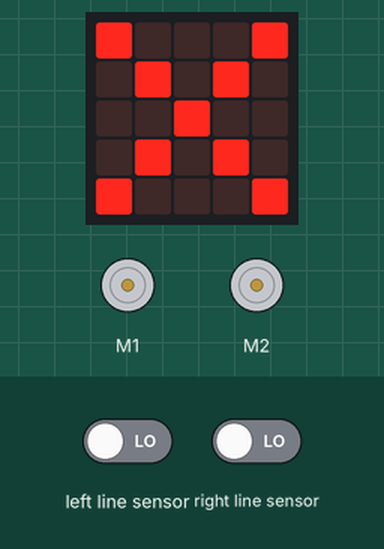
A program run on a simulated BBC micro:bit (MakeCode). Shown: the board's 5×5 LED display, 2 × DC motor (green arrow = forward, orange = backward, longer = faster). The inputs (shaded band) are chosen by the test bench; at power-on: left line sensor LOW, right line sensor LOW.

Above: at 0.1 s.
2.9 s: left line sensor driven HIGH
At 3.8 s:
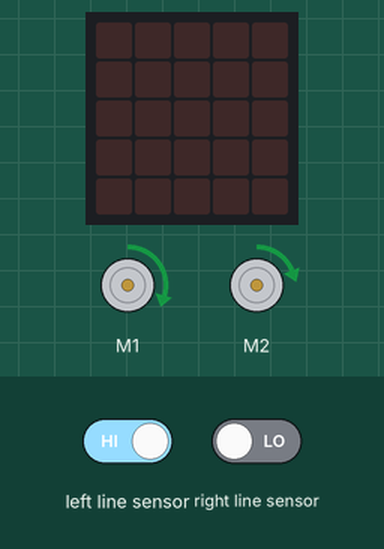
4.4 s: right line sensor driven HIGH
6.5 s: left line sensor driven LOW
8.1 s: right line sensor driven LOW
At 9.2 s:
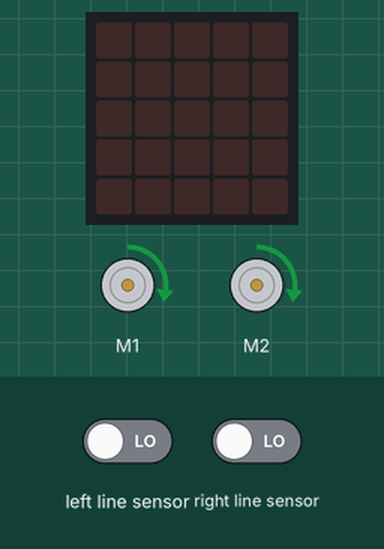
Timing chart, 0 to 10.6 s (numbered marks = the images above; inputs shaded):
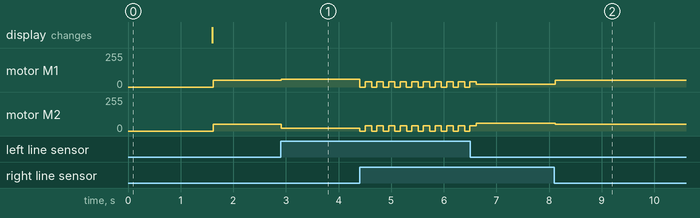

The program:

main.ts
```typescript
basic.showIcon(IconNames.No)
basic.pause(1000)
basic.clearScreen()
led.enable(false)
basic.forever(function () {
    if (maqueen.readPatrol(maqueen.Patrol.PatrolLeft) == 0 && maqueen.readPatrol(maqueen.Patrol.PatrolRight) == 0) {
        maqueen.motorRun(maqueen.Motors.All, maqueen.Dir.CW, 50)
    } else if (maqueen.readPatrol(maqueen.Patrol.PatrolLeft) == 1 && maqueen.readPatrol(maqueen.Patrol.PatrolRight) == 0) {
        maqueen.motorRun(maqueen.Motors.M1, maqueen.Dir.CW, 60)
        maqueen.motorRun(maqueen.Motors.M2, maqueen.Dir.CW, 20)
    } else if (maqueen.readPatrol(maqueen.Patrol.PatrolLeft) == 0 && maqueen.readPatrol(maqueen.Patrol.PatrolRight) == 1) {
        maqueen.motorRun(maqueen.Motors.M1, maqueen.Dir.CW, 20)
        maqueen.motorRun(maqueen.Motors.M2, maqueen.Dir.CW, 60)
    } else if (maqueen.readPatrol(maqueen.Patrol.PatrolLeft) == 1 && maqueen.readPatrol(maqueen.Patrol.PatrolRight) == 1) {
        maqueen.motorStop(maqueen.Motors.All)
        basic.pause(100)
        maqueen.motorRun(maqueen.Motors.All, maqueen.Dir.CW, 40)
        basic.pause(100)
    }
})
```

test.ts
```typescript
// os teses vão aqui; isto não será compilado quando este pacote for usado como extensão.
```

Measured:
- after the input at 2.9 s, motor M1: forward 50/255 → forward 60/255 at once; motor M2: forward 50/255 → forward 20/255 at once
- after the input at 4.4 s, motor M1, motor M2: alternates forward 40/255 for 0.12 s and stopped for 0.10 s, starting at once
- after the input at 8.1 s, motor M1: forward 20/255 → forward 50/255 at once; motor M2: forward 60/255 → forward 50/255 at once
